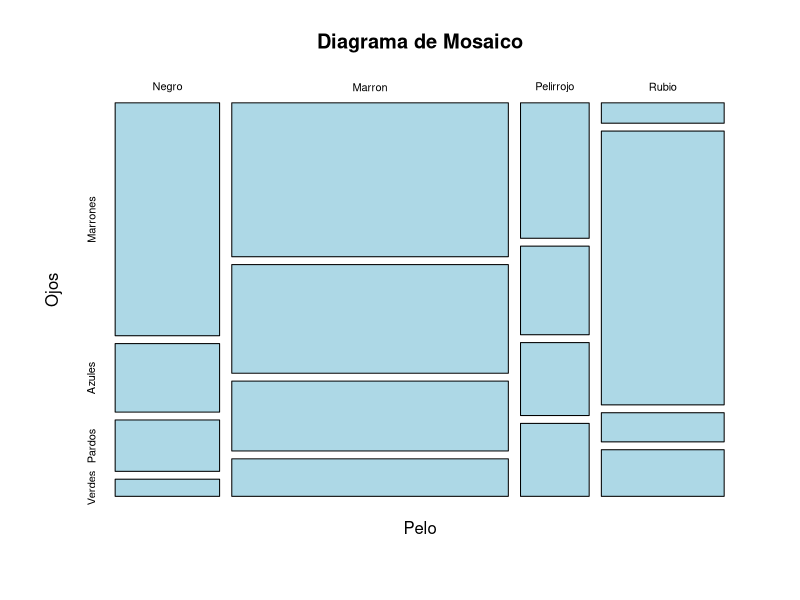
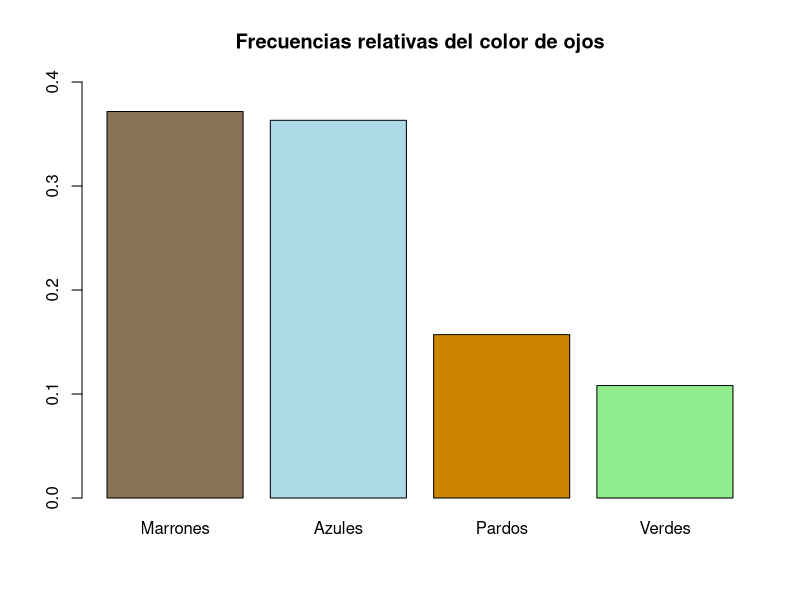
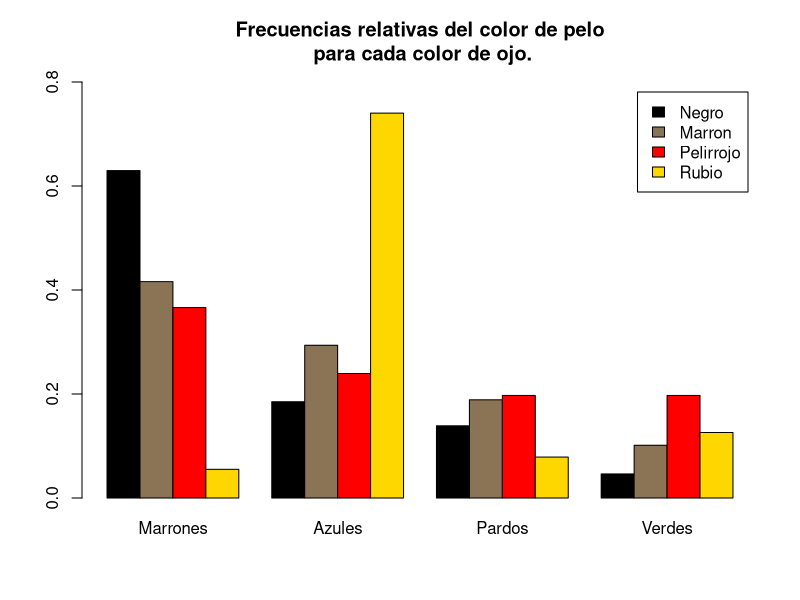
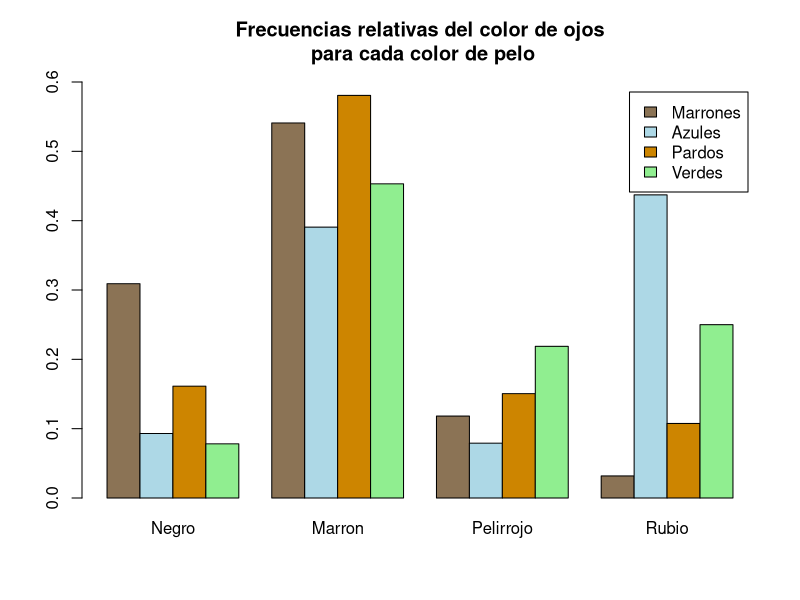

Write the R code that produced these figures, in order.
## ---- chunk 1
ftable(HairEyeColor)
male <- HairEyeColor[, ,"Male"]
female <- HairEyeColor[, ,"Female"]
data <- as.table(male+female)
data
## ---- chunk 2
dimnames(data)
dimnames(data) = list(
  Pelo = c("Negro", "Marron", "Pelirrojo", "Rubio"),
  Ojos = c("Marrones", "Azules", "Pardos", "Verdes")
)
dimnames(data)
data
## ---- chunk 3
plot(data, col = c("lightblue"), main = "Diagrama de Mosaico")
## ---- chunk 4
sum(data) #total de individuos
colSums(data) #para agrupar la variables de color de ojos (que seria la tabla de frec abs. de color ojos)
rowSums(data) #para agrupar la variables de color de pelo (que seria la tabla de frec abs. de color pelo)
prop.table(colSums(data)) #tabla frec. rel. color ojos
prop.table(rowSums(data)) #tabla frec. rel. color pelo
## ---- chunk 5
barplot(prop.table(colSums(data)), ylim = c(0, 0.4),
        main = "Frecuencias relativas del color de ojos",
        col = c("burlywood4", "lightblue", "orange3", "lightgreen")
        ) #diagrama de barras de las frecuencias relativas del color ojos
## ---- chunk 6
round(prop.table(data), 3)

round(prop.table(data, margin = 1), 3)
round(prop.table(data, margin = 2), 3)

barplot(prop.table(data, margin = 1), beside = TRUE,
        legend.text = TRUE, ylim = c(0, 0.8),
        col = c("black", "burlywood4", "red", "gold"), 
        main = "Frecuencias relativas del color de pelo\n para cada color de ojo.")



barplot(t(prop.table(data, margin = 2)), beside = TRUE,
        legend.text = TRUE, ylim = c(0, 0.6),
        col = c("burlywood4", "lightblue", "orange3", "lightgreen"), 
        main = "Frecuencias relativas del color de ojos\n para cada color de pelo")
